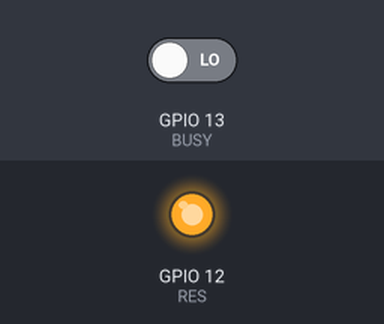
The program below on a simulated ESP32. Parts: output pins drawn as LEDs (lit = HIGH). Inputs (shaded band) come from the test bench; at power-on: GPIO 13 (BUSY) LOW. WiFi joins after 1.5 s; servers stay silent unless stated; the local clock reads 2024-03-15 10:24:30 at power-on unless the program sets it; not simulated (calls return 0 or success): secret.h; pins used as bus, display or sensor lines are not drawn.

Above: at 0.8 s.
0.9 s: GPIO 13 (BUSY) driven HIGH
Timing chart, 0 to 31.5 s (numbered marks = the images above; inputs shaded):
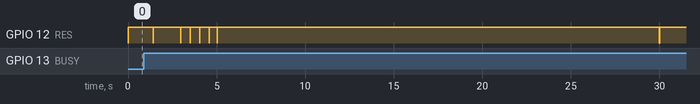

The program:

main.cpp
```cpp
#include <SPI.h>
// EPD
#include <Display_EPD_W21_spi.h>
#include <Display_EPD_W21.h>

// NTP
#include <WiFi.h>
#include <time.h>

// 文字描画
#include <FrameBuffer.h>
#include <EPDConsole.h>
#include <ClockWidget.h>

// WiFi設定情報をここに記載
#include <secret.h>
/* secret.h (shuld be placed in include/secret.h)
static const char* ssid = "your_ssid";
static const char* password = "your_password";
*/

FrameBuffer fb;
EPDConsole console(fb);
ClockWidget cw(fb);

struct tm timeinfo;

void setup() {
    pinMode(A14, INPUT);  // BUSY
    pinMode(A15, OUTPUT); // RES
    pinMode(A16, OUTPUT); // DC
    pinMode(A17, OUTPUT); // CS

    // SPI
    SPI.beginTransaction(SPISettings(10000000, MSBFIRST, SPI_MODE0));
    SPI.begin();

    // Serial
    Serial.begin(115200);
    while (!Serial) {
        delay(10);
    }

    // EPD Console
    console.clear();
    console.println("E-Paper Clock");

    // 初回表示
    EPD_Init();
    EPD_Display(fb.buf);
    EPD_DeepSleep();

    // WiFi接続
    auto connect_wifi = [&]() {
        WiFi.begin(ssid, password);
        console.print("Connecting to WiFi... ");
        EPD_Init_Fast();
        EPD_Display(fb.buf);
        EPD_DeepSleep();

        while (WiFi.status() != WL_CONNECTED) {
            delay(500);
        }

        console.println("Done.");
        console.print("IP address: ");
        console.println(WiFi.localIP().toString().c_str());
        EPD_Init_Fast();
        EPD_Display(fb.buf);
        EPD_DeepSleep();
    };
    connect_wifi();

    // NTP設定
    const char *ntpServer = "ntp.nict.jp"; // 日本標準時
    const long gmtOffset_sec = 9 * 3600;   // GMT+9 (日本時間)
    const int daylightOffset_sec = 0;      // サマータイムなし

    configTime(gmtOffset_sec, daylightOffset_sec, ntpServer);

    console.print("NTP server: ");
    console.println(ntpServer);

    console.println("Synchronizing time...");
    EPD_Init_Fast();
    EPD_Display(fb.buf);
    EPD_DeepSleep();

    while (!getLocalTime(&timeinfo)) {
        EPD_Init_Fast();
        console.println("Time not synchronized yet. Retrying...");
        EPD_Display(fb.buf);
        EPD_DeepSleep();
        delay(1000);
    }

    char timebuf[64], datebuf[64];
    strftime(timebuf, sizeof(timebuf), "%H:%M:%S", &timeinfo);
    strftime(datebuf, sizeof(datebuf), "%Y-%m-%d", &timeinfo);

    console.println("Time synchronized successfully.");
    console.print("Current time: ");
    console.println(timebuf);
    console.print("Current date: ");
    console.println(datebuf);
    EPD_Init_Fast();
    EPD_Display(fb.buf);
    EPD_DeepSleep();

    // 時計表示に向け準備
    console.clear();
    EPD_Init();
    EPD_SetRAMValue_BaseMap(fb.buf);
}

void loop() {
    if (getLocalTime(&timeinfo)) {
        cw.update(&timeinfo);
    }
    delay(50);
}
```

ClockWidget.h
```cpp
#pragma once
#include "FrameBuffer.h"
#include "images.h"

class ClockWidget {
public:
    ClockWidget(FrameBuffer& fb);
    ~ClockWidget();

    void update(struct tm* timeinfo);

private:
    FrameBuffer& fb;
    bool is_first_update = true;
    int last_hour = -1;
    int last_min = -1;
    int partial_count = 0;
    const int FAST_REFRESH_THRESHOLD = 15;      // 15回に1回 FastRefresh

    const int spacing = 16; // 文字間の隙間
    const int x = 16;       // 書き出し位置
    const int y = 0;

    int h1_offset = x;
    int h2_offset = h1_offset + FONT_WIDTH + spacing;
    int colon_offset = h2_offset + FONT_WIDTH + spacing;
    int m1_offset = colon_offset + COLON_WIDTH + spacing;
    int m2_offset = m1_offset + FONT_WIDTH + spacing;
};
```

Display_EPD_W21.h
```cpp
#ifndef _DISPLAY_EPD_W21_H_
#define _DISPLAY_EPD_W21_H_

#define EPD_WIDTH 400
#define EPD_HEIGHT 300
#define EPD_ARRAY EPD_WIDTH * EPD_HEIGHT / 8

// EPD
void EPD_Init(void);
void EPD_WhiteScreen_ALL(const unsigned char *datas);
void EPD_DeepSleep(void);
void EPD_Update(void);
void lcd_chkstatus(void);
void EPD_WhiteScreen_White(void);
// Display canvas function
void EPD_Display(unsigned char *Image);
// LUT
void EPD_Init_Part(void);
void EPD_Dis_Part(unsigned int x_start, unsigned int y_start, const unsigned char *new_data, unsigned int PART_COLUMN, unsigned int PART_LINE, unsigned char mode); // mode 0: first  1: other...
void EPD_SetRAMValue_BaseMap(const unsigned char *datas);
void EPD_standby(void);
void EPD_Init_180(void);
void EPD_Dis_PartAll(const unsigned char *datas);

void EPD_Init_Fast(void);

#endif
/***********************************************************
                        end file
***********************************************************/
```

Display_EPD_W21_spi.h
```cpp
#ifndef _DISPLAY_EPD_W21_SPI_
#define _DISPLAY_EPD_W21_SPI_
#include "Arduino.h"

// IO settings
// SCK--GPIO23(SCLK)
// SDIN---GPIO18(MOSI)
#define isEPD_W21_BUSY digitalRead(A14)      // BUSY
#define EPD_W21_RST_0 digitalWrite(A15, LOW) // RES
#define EPD_W21_RST_1 digitalWrite(A15, HIGH)
#define EPD_W21_DC_0 digitalWrite(A16, LOW) // DC
#define EPD_W21_DC_1 digitalWrite(A16, HIGH)
#define EPD_W21_CS_0 digitalWrite(A17, LOW) // CS
#define EPD_W21_CS_1 digitalWrite(A17, HIGH)

void SPI_Write(unsigned char value);
void EPD_W21_WriteDATA(unsigned char datas);
void EPD_W21_WriteCMD(unsigned char command);

#endif
```

EPDConsole.h
```cpp
#pragma once
#include <Display_EPD_W21.h>
#include "FrameBuffer.h"

class EPDConsole {
public:
    EPDConsole(FrameBuffer& fb);
    ~EPDConsole();

    void clear();

    void setCursor(int x, int y);
    void setMargin(int x);

    // ----- 文字列出力 -----
    void print(const char c);
    void print(const char* str);
    void println(const char c);
    void println(const char* str);
    void println();

private:
    FrameBuffer& fb;
    static constexpr int CHAR_W = 6, CHAR_H = 8;
    static constexpr int COLS = EPD_WIDTH  / CHAR_W;
    static constexpr int ROWS = EPD_HEIGHT / CHAR_H;
    static constexpr int BYTES_PER_ROW = EPD_WIDTH / CHAR_H;
    static constexpr int LINE_BYTES = CHAR_H * BYTES_PER_ROW;

    int cursorX, cursorY;
    int marginX;

    void advanceCursor();
};
```

FrameBuffer.h
```cpp
#pragma once
#include "Display_EPD_W21.h"
#include <pgmspace.h>
#include <cstdint>

// ============================================================
// 5x7 ASCII bit font (printable 0x20〜0x7E)
// ============================================================
static const uint8_t font5x7[][5] PROGMEM = {
    {0x00,0x00,0x00,0x00,0x00}, // ' '
    {0x00,0x00,0x5F,0x00,0x00}, // '!'
    {0x00,0x07,0x00,0x07,0x00}, // '"'
    {0x14,0x7F,0x14,0x7F,0x14}, // '#'
    {0x24,0x2A,0x7F,0x2A,0x12}, // '$'
    {0x23,0x13,0x08,0x64,0x62}, // '%'
    {0x36,0x49,0x55,0x22,0x50}, // '&'
    {0x00,0x05,0x03,0x00,0x00}, // '''
    {0x00,0x1C,0x22,0x41,0x00}, // '('
    {0x00,0x41,0x22,0x1C,0x00}, // ')'
    {0x14,0x08,0x3E,0x08,0x14}, // '*'
    {0x08,0x08,0x3E,0x08,0x08}, // '+'
    {0x00,0x50,0x30,0x00,0x00}, // ','
    {0x08,0x08,0x08,0x08,0x08}, // '-'
    {0x00,0x60,0x60,0x00,0x00}, // '.'
    {0x20,0x10,0x08,0x04,0x02}, // '/'
    {0x3E,0x51,0x49,0x45,0x3E}, // '0'
    {0x00,0x42,0x7F,0x40,0x00}, // '1'
    {0x42,0x61,0x51,0x49,0x46}, // '2'
    {0x21,0x41,0x45,0x4B,0x31}, // '3'
    {0x18,0x14,0x12,0x7F,0x10}, // '4'
    {0x27,0x45,0x45,0x45,0x39}, // '5'
    {0x3C,0x4A,0x49,0x49,0x30}, // '6'
    {0x01,0x71,0x09,0x05,0x03}, // '7'
    {0x36,0x49,0x49,0x49,0x36}, // '8'
    {0x06,0x49,0x49,0x29,0x1E}, // '9'
    {0x00,0x36,0x36,0x00,0x00}, // ':'
    {0x00,0x56,0x36,0x00,0x00}, // ';'
    {0x08,0x14,0x22,0x41,0x00}, // '<'
    {0x14,0x14,0x14,0x14,0x14}, // '='
    {0x00,0x41,0x22,0x14,0x08}, // '>'
    {0x02,0x01,0x51,0x09,0x06}, // '?'
    {0x32,0x49,0x79,0x41,0x3E}, // '@'
    {0x7E,0x11,0x11,0x11,0x7E}, // 'A'
    {0x7F,0x49,0x49,0x49,0x36}, // 'B'
    {0x3E,0x41,0x41,0x41,0x22}, // 'C'
    {0x7F,0x41,0x41,0x22,0x1C}, // 'D'
    {0x7F,0x49,0x49,0x49,0x41}, // 'E'
    {0x7F,0x09,0x09,0x09,0x01}, // 'F'
    {0x3E,0x41,0x49,0x49,0x7A}, // 'G'
    {0x7F,0x08,0x08,0x08,0x7F}, // 'H'
    {0x00,0x41,0x7F,0x41,0x00}, // 'I'
    {0x20,0x40,0x41,0x3F,0x01}, // 'J'
    {0x7F,0x08,0x14,0x22,0x41}, // 'K'
    {0x7F,0x40,0x40,0x40,0x40}, // 'L'
    {0x7F,0x02,0x04,0x02,0x7F}, // 'M'
    {0x7F,0x04,0x08,0x10,0x7F}, // 'N'
    {0x3E,0x41,0x41,0x41,0x3E}, // 'O'
    {0x7F,0x09,0x09,0x09,0x06}, // 'P'
    {0x3E,0x41,0x51,0x21,0x5E}, // 'Q'
    {0x7F,0x09,0x19,0x29,0x46}, // 'R'
    {0x46,0x49,0x49,0x49,0x31}, // 'S'
    {0x01,0x01,0x7F,0x01,0x01}, // 'T'
    {0x3F,0x40,0x40,0x40,0x3F}, // 'U'
    {0x1F,0x20,0x40,0x20,0x1F}, // 'V'
    {0x3F,0x40,0x38,0x40,0x3F}, // 'W'
    {0x63,0x14,0x08,0x14,0x63}, // 'X'
    {0x07,0x08,0x70,0x08,0x07}, // 'Y'
    {0x61,0x51,0x49,0x45,0x43}, // 'Z'
    {0x00,0x7F,0x41,0x41,0x00}, // '['
    {0x02,0x04,0x08,0x10,0x20}, // '\'
    {0x00,0x41,0x41,0x7F,0x00}, // ']'
    {0x04,0x02,0x01,0x02,0x04}, // '^'
    {0x40,0x40,0x40,0x40,0x40}, // '_'
    {0x00,0x01,0x02,0x04,0x00}, // '`'
    {0x20,0x54,0x54,0x54,0x78}, // 'a'
    {0x7F,0x48,0x44,0x44,0x38}, // 'b'
    {0x38,0x44,0x44,0x44,0x20}, // 'c'
    {0x38,0x44,0x44,0x48,0x7F}, // 'd'
    {0x38,0x54,0x54,0x54,0x18}, // 'e'
    {0x08,0x7E,0x09,0x01,0x02}, // 'f'
    {0x0C,0x52,0x52,0x52,0x3E}, // 'g'
    {0x7F,0x08,0x04,0x04,0x78}, // 'h'
    {0x00,0x44,0x7D,0x40,0x00}, // 'i'
    {0x20,0x40,0x44,0x3D,0x00}, // 'j'
    {0x7F,0x10,0x28,0x44,0x00}, // 'k'
    {0x00,0x41,0x7F,0x40,0x00}, // 'l'
    {0x7C,0x04,0x18,0x04,0x78}, // 'm'
    {0x7C,0x08,0x04,0x04,0x78}, // 'n'
    {0x38,0x44,0x44,0x44,0x38}, // 'o'
    {0x7C,0x14,0x14,0x14,0x08}, // 'p'
    {0x08,0x14,0x14,0x18,0x7C}, // 'q'
    {0x7C,0x08,0x04,0x04,0x08}, // 'r'
    {0x48,0x54,0x54,0x54,0x20}, // 's'
    {0x04,0x3F,0x44,0x40,0x20}, // 't'
    {0x3C,0x40,0x40,0x20,0x7C}, // 'u'
    {0x1C,0x20,0x40,0x20,0x1C}, // 'v'
    {0x3C,0x40,0x30,0x40,0x3C}, // 'w'
    {0x44,0x28,0x10,0x28,0x44}, // 'x'
    {0x0C,0x50,0x50,0x50,0x3C}, // 'y'
    {0x44,0x64,0x54,0x4C,0x44}, // 'z'
    {0x00,0x08,0x36,0x41,0x00}, // '{'
    {0x00,0x00,0x7F,0x00,0x00}, // '|'
    {0x00,0x41,0x36,0x08,0x00}, // '}'
    {0x10,0x08,0x08,0x10,0x08}, // '~'
};

struct Point {
    int x, y;
};

class FrameBuffer {
public:
    uint8_t buf[EPD_WIDTH * EPD_HEIGHT / 8];

    FrameBuffer();
    ~FrameBuffer();

    void fill(uint8_t color);
    void clear();
    void clear(int x, int y, int w, int h);

    // ----- 図形描画 -----
    void drawRect(int x, int y, int w, int h);
    void drawLine(int x0, int y0, int x1, int y1, int thickness = 1);
    void drawFilledPolygon(Point points[], int numPoints, bool black = true);

    void drawChar(int x, int y, char c);
    void drawString(int x, int y, const char* str, int scale);
    void blitImage(int x, int y, int w, int h, const uint8_t* img);

private:
    int cursorX, cursorY;   // 現在のカーソル位置
    int marginX;            // 改行時に戻るX位置

    void setPixel(int x, int y, bool black);

    void drawLine1(int x0, int y0, int x1, int y1);
};
```

ClockWidget.cpp
```cpp
#include "ClockWidget.h"
#include <Display_EPD_W21.h>
#include <time.h>

ClockWidget::ClockWidget(FrameBuffer& fb) : fb(fb) {
    is_first_update = true;
}

ClockWidget::~ClockWidget() {

}

// 時計を更新して描画
// EPD_SetRAMValue_BaseMap()を予め実行すること
void ClockWidget::update(struct tm* timeinfo) {
    if (timeinfo == nullptr) return;

    bool hour_changed = (timeinfo->tm_hour != last_hour);
    bool min_changed  = (timeinfo->tm_min  != last_min);

    last_hour = timeinfo->tm_hour;
    last_min = timeinfo->tm_min;

    if (!hour_changed && !min_changed) return;

    fb.clear(0, 0, EPD_WIDTH, FONT_HEIGHT);

    // 23:45 -> h1 = 2, h2 = 3, m1 = 4, m2 = 5
    int h1 = timeinfo->tm_hour / 10;
    int h2 = timeinfo->tm_hour % 10;
    int m1 = timeinfo->tm_min / 10;
    int m2 = timeinfo->tm_min % 10;

    // hour
    fb.blitImage(h1_offset, y, FONT_WIDTH, FONT_HEIGHT, font[h1].data);
    fb.blitImage(h2_offset, y, FONT_WIDTH, FONT_HEIGHT, font[h2].data);

    // colon
    fb.blitImage(colon_offset, y, COLON_WIDTH, COLON_HIGHT, font[10].data);

    // minute
    fb.blitImage(m1_offset, y, FONT_WIDTH, FONT_HEIGHT, font[m1].data);
    fb.blitImage(m2_offset, y, FONT_WIDTH, FONT_HEIGHT, font[m2].data);

    // Fast Refreshでゴースト抑制
    if (partial_count++ >= FAST_REFRESH_THRESHOLD) {
        EPD_Init_Fast();
        EPD_Display(fb.buf);
        EPD_DeepSleep();
        partial_count = 0;
        return;
    }

    unsigned char mode = is_first_update ? 0 : 1;

    EPD_Init_Part();
    EPD_Dis_Part(0, 0, fb.buf, FONT_HEIGHT, EPD_WIDTH, mode);
    EPD_DeepSleep();

    is_first_update = false;
}
```

Display_EPD_W21_spi.cpp
```cpp
#include "Display_EPD_W21_spi.h"
#include <SPI.h>

// SPI write byte
void SPI_Write(unsigned char value) {
    SPI.transfer(value);
}

// SPI write command
void EPD_W21_WriteCMD(unsigned char command) {
    EPD_W21_CS_0;
    EPD_W21_DC_0; // D/C#   0:command  1:data
    SPI_Write(command);
    EPD_W21_CS_1;
}

// SPI write data
void EPD_W21_WriteDATA(unsigned char datas) {
    EPD_W21_CS_0;
    EPD_W21_DC_1; // D/C#   0:command  1:data
    SPI_Write(datas);
    EPD_W21_CS_1;
}
```

EPDConsole.cpp
```cpp
#include "EPDConsole.h"
#include "FrameBuffer.h"
#include <assert.h>

EPDConsole::EPDConsole(FrameBuffer& fb): fb(fb) {
    setCursor(0, 0);
}

EPDConsole::~EPDConsole() {

}

void EPDConsole::clear() {
    fb.clear();
    setCursor(marginX, 0);
}

void EPDConsole::setCursor(int x, int y) {
    assert(x % CHAR_W == 0);
    assert(y % CHAR_H == 0);

    cursorX = x;
    cursorY = y;
    marginX = x;
}

void EPDConsole::setMargin(int x) {
    marginX = x;
}

void EPDConsole::advanceCursor() {
    cursorX += CHAR_W;

    // はみ出したら改行
    if (cursorX + CHAR_W >= EPD_WIDTH) {
        cursorX = marginX;
        cursorY += CHAR_H;
    }
}

void EPDConsole::print(const char c) {
    if (c == '\n') {
        cursorX = marginX;
        cursorY += CHAR_H;
        return;
    }
    fb.drawChar(cursorX, cursorY, c);
    advanceCursor();
}

void EPDConsole::print(const char* s) {
    while (*s) print(*s++);
}

void EPDConsole::println(const char c) {
    print(c);
    print('\n');
}

void EPDConsole::println(const char* s) {
    print(s);
    print('\n');
}

void EPDConsole::println() {
    print('\n');
}
```

Source omitted: Display_EPD_W21.cpp (8745 bytes), FrameBuffer.cpp (4697 bytes), images.h (data table, 71459 bytes)
